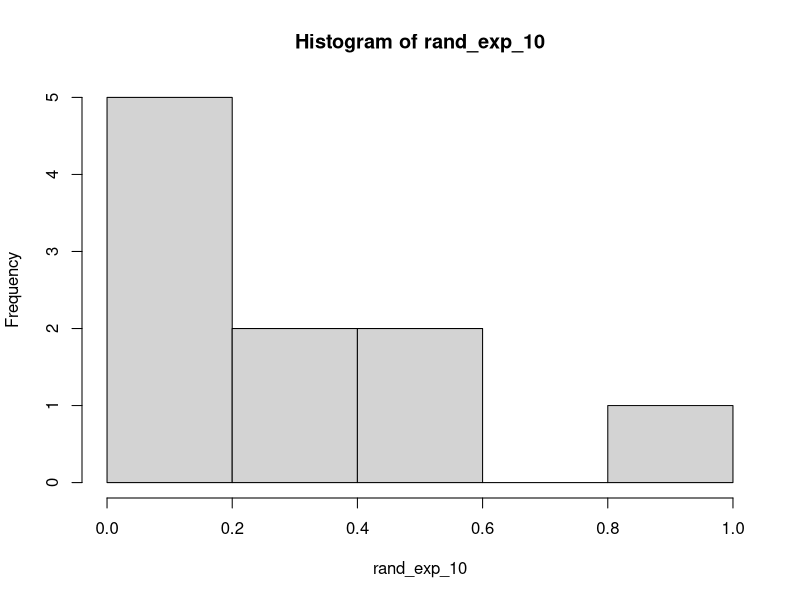
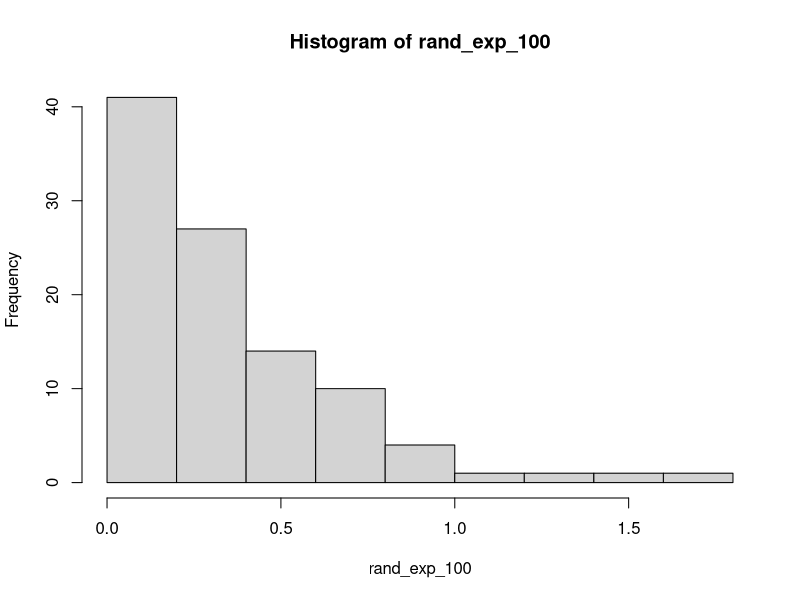
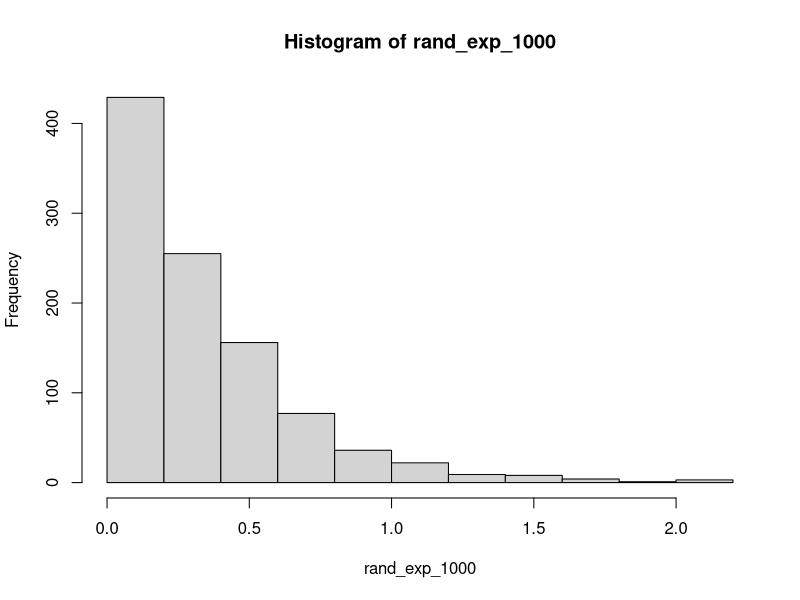
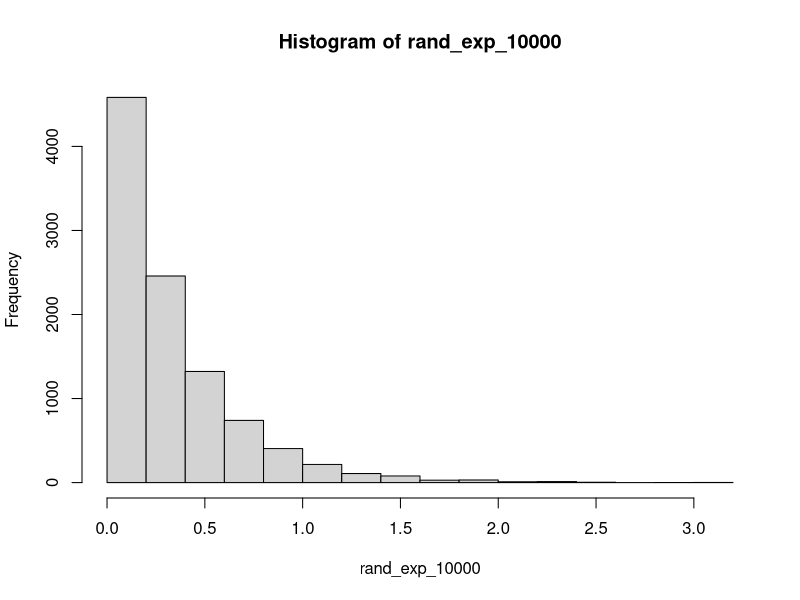

These figures' R source, in order:
#Soal 5 
#Diketahui bilangan acak (random variable) berdistribusi exponential (lambda = 3).
#Tentukan

lambda <- 3

#5a Fungsi Probabilitas dari Distribusi Exponensial

set.seed(1)
angka_random <- rnorm(1)

#print(angka_random)

eksponensial <- lambda * exp(-1 * angka_random*lambda)
print(eksponensial)

dexp(x = angka_random, rate = lambda)

#5b Histogram dari Distribusi Exponensial untuk 10, 100, 1000 dan 10000 bilangan random

rand_exp_10 <- rexp(n = 10, rate = 3)
hist(rand_exp_10)

rand_exp_100 <- rexp(n = 100, rate = 3)
hist(rand_exp_100)

rand_exp_1000 <- rexp(n = 1000, rate = 3)
hist(rand_exp_1000)

rand_exp_10000 <- rexp(n = 10000, rate = 3)
hist(rand_exp_10000)

#5c Nilai Rataan dan Varian dari Distribusi Exponensial untuk n = 100 dan lambda = 3

rataan <- 1 / lambda
varian <- (1 / lambda)^2

print(rataan)
print(varian)

